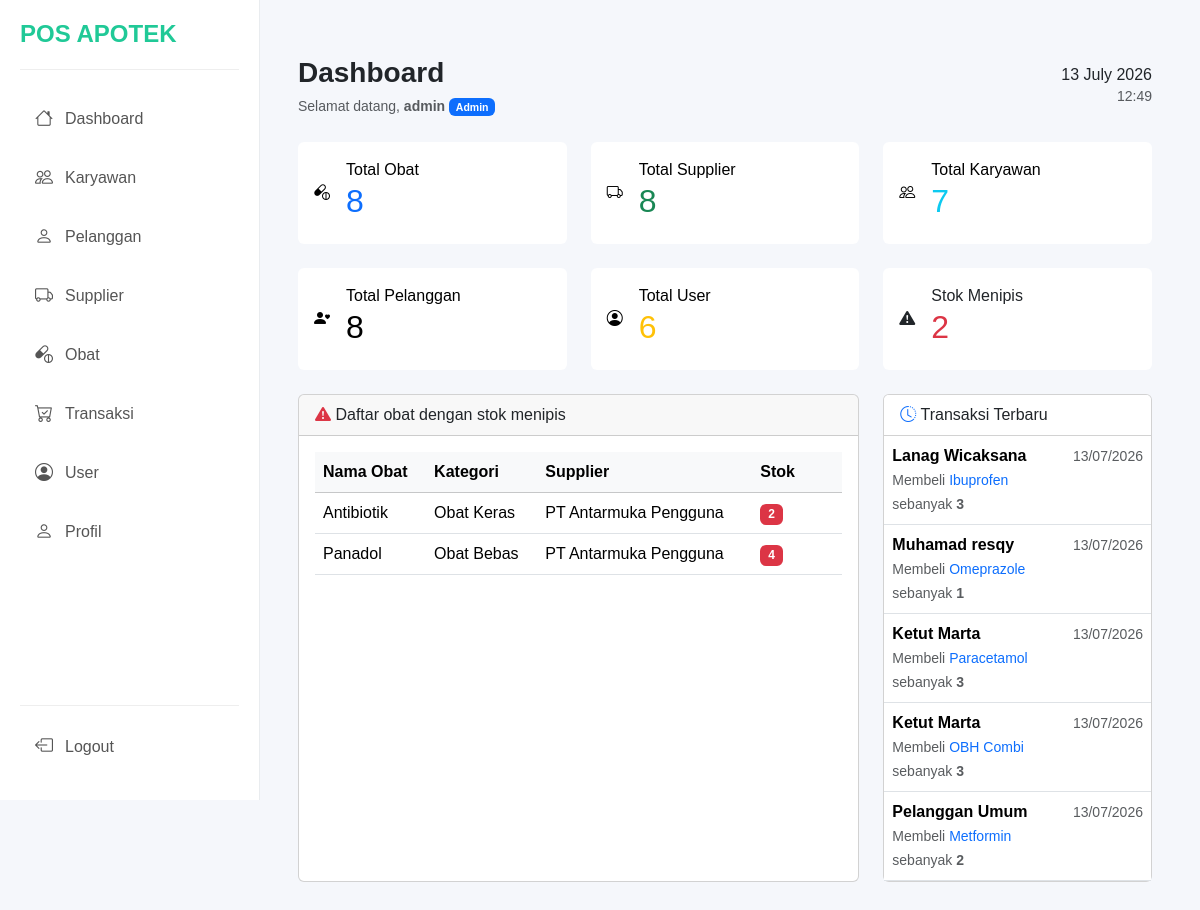
Screenshot of /page/dashboard.php (signed in) with the database file from the repository.
### tables this page shows
CREATE TABLE `obat` (
  `id_obat` char(8) NOT NULL,
  `id_supplier` char(8) NOT NULL,
  `nama_obat` varchar(55) NOT NULL,
  `kategori_obat` enum('Obat Bebas','Obat Keras','Obat Bebas Terbatas','') NOT NULL,
  `stok_obat` int(10) NOT NULL,
  `harga_obat` double NOT NULL
);

CREATE TABLE `supplier` (
  `id_supplier` char(8) NOT NULL,
  `nama_perusahaan` varchar(55) NOT NULL,
  `no_telepon` varchar(15) NOT NULL,
  `alamat` varchar(55) NOT NULL
);

CREATE TABLE `transaksi` (
  `id_transaksi` char(8) NOT NULL,
  `id_pelanggan` char(8) NOT NULL,
  `tgl_transaksi` datetime NOT NULL,
  `kategori_pelanggan` set('Umum','Member') NOT NULL,
  `foto_resep` varchar(55) DEFAULT NULL,
  `total` double NOT NULL,
  `bayar` double NOT NULL,
  `kembalian` double NOT NULL,
  `id_karyawan` char(8) NOT NULL
);

CREATE TABLE `pelanggan` (
  `id_pelanggan` char(8) NOT NULL,
  `nama_pelanggan` varchar(55) NOT NULL,
  `email` varchar(55) NOT NULL,
  `no_telepon` varchar(15) NOT NULL
);

CREATE TABLE `detail_transaksi` (
  `id_detail_transaksi` char(8) NOT NULL,
  `id_transaksi` char(8) NOT NULL,
  `id_obat` char(8) NOT NULL,
  `harga_obat` double NOT NULL,
  `jumlah` int(10) NOT NULL,
  `sub_total` double NOT NULL
);

### class/control.php (called while the page is built, shortened)
<?php
class Control {
    public function isAllowed($allowedRoles) {
        return in_array($_SESSION['role'], $allowedRoles);
    }
}

### config/Database.php (called while the page is built, shortened)
<?php
class Database {
    private $conn;
    private function connect() {
        $host = "localhost";
        $user = "root";
        $pass = "";
        $db   = "pos_apotek";
        $this->conn = new mysqli($host, $user, $pass, $db);
    }
    public function getConnection() {
        return $this->conn;
    }
}
?>

### class/dashboard.php (called while the page is built, shortened)
<?php
require_once '../config/Database.php';
class Dashboard
{
    private $conn;
    public function __construct()
    {
        $this->db = new Database();
        $this->conn = $this->db->getConnection();
    }
    public function totalObat()
    {
        $query = "SELECT COUNT(*) AS total FROM obat";
        $stmt = $this->conn->prepare($query);
        $stmt->execute();
        return $stmt->get_result()->fetch_assoc()['total'];
    }
    public function totalSupplier()
    {
        $query = "SELECT COUNT(*) AS total FROM supplier";
        $stmt = $this->conn->prepare($query);
        $stmt->execute();
        return $stmt->get_result()->fetch_assoc()['total'];
    }
    public function totalUser()
    {
        $query = "SELECT COUNT(*) AS total FROM user";
        $stmt = $this->conn->prepare($query);
        $stmt->execute();
        return $stmt->get_result()->fetch_assoc()['total'];
    }
    public function totalKaryawan()
    {
        $query = "SELECT COUNT(*) AS total FROM karyawan";
        $stmt = $this->conn->prepare($query);
        $stmt->execute();
        return $stmt->get_result()->fetch_assoc()['total'];
    }
    public function totalPelanggan()
    {
        $query = "SELECT COUNT(*) AS total FROM pelanggan";
        $stmt = $this->conn->prepare($query);
        $stmt->execute();
        return $stmt->get_result()->fetch_assoc()['total'];
    }
    public function totalStokMenipis()
    {
        $query = "
            SELECT COUNT(*) AS total
            FROM obat
            WHERE stok_obat < 5
        ";
        $stmt = $this->conn->prepare($query);
        $stmt->execute();
        return $stmt->get_result()->fetch_assoc()['total'];
    }
    public function getStokMenipis()
    {
        $query = "
            SELECT
                obat.nama_obat,
                obat.kategori_obat,
                obat.stok_obat,
                supplier.nama_perusahaan
            FROM obat
            INNER JOIN supplier
                ON obat.id_supplier = supplier.id_supplier
            WHERE stok_obat < 5
            ORDER BY stok_obat ASC
        ";
        $stmt = $this->conn->prepare($query);
        $stmt->execute();
        return $stmt->get_result()->fetch_all(MYSQLI_ASSOC);
    }
    public function aktivitasTerbaru()
    {
        $query = "
        SELECT
            t.id_transaksi,
            t.tgl_transaksi,
            p.nama_pelanggan,
            o.nama_obat,
            dt.jumlah
        FROM transaksi t
        INNER JOIN pelanggan p
            ON t.id_pelanggan = p.id_pelanggan
        INNER JOIN detail_transaksi dt
            ON t.id_transaksi = dt.id_transaksi
        INNER JOIN obat o
            ON dt.id_obat = o.id_obat
        ORDER BY t.tgl_transaksi DESC
        LIMIT 5
    ";
        $stmt = $this->conn->prepare($query);
        $stmt->execute();
        return $stmt->get_result()->fetch_all(MYSQLI_ASSOC);
    }
}

### page/home.php (the view, shortened to what this page needs)
<?php
require_once '../class/dashboard.php';
require_once '../class/control.php';
$control = new Control();
$dashboard = new Dashboard();
$totalObat       = $dashboard->totalObat();
$totalSupplier   = $dashboard->totalSupplier();
$totalUser       = $dashboard->totalUser();
$totalKaryawan   = $dashboard->totalKaryawan();
$totalPelanggan  = $dashboard->totalPelanggan();
$stokMenipis     = $dashboard->totalStokMenipis();
$dataStok = $dashboard->getStokMenipis();
$aktivitas = $dashboard->aktivitasTerbaru();
?>
<div class="container-fluid p-4">
    <div class="d-flex justify-content-between align-items-center mb-4">
        <div>
            <h3 class="fw-bold mb-1">
                Dashboard
            </h3>
            <small class="text-muted">
                Selamat datang,
                <b><?= htmlspecialchars($_SESSION['username']) ?></b>
                <span class="badge bg-primary">
                    <?= ucfirst($_SESSION['role']) ?>
                </span>
            </small>
        </div>
        <div class="text-end">
            <h6 class="mb-0">
                <?= date("d F Y"); ?>
            </h6>
            <small class="text-muted">
                <?= date("H:i"); ?>
            </small>
        </div>
    </div>
    <?php if ($control->isAllowed(['Admin'])) { ?>
        <div class="row g-4 mb-4">
            <div class="col-xl-4 col-md-6">
                <div class="card dashboard-card h-100 border-0">
                    <a href="?page=obat">
                        <div class="card-body d-flex align-items-center">
                            <div class="dashboard-icon bg-obat">
                                <i class="bi bi-capsule-pill"></i>
                            </div>
                            <div class="ms-3">
                                <div class="card-title-dashboard">Total Obat</div>
                                <h2 class="card-value-dashboard text-primary"><?= $totalObat ?></h2>
                            </div>
                        </div>
                    </a>
                </div>
            </div>
            <div class="col-xl-4 col-md-6">
                <div class="card dashboard-card h-100 border-0">
                    <a href="?page=supplier">
                        <div class="card-body d-flex align-items-center">
                            <div class="dashboard-icon bg-supplier">
                                <i class="bi bi-truck"></i>
                            </div>
                            <div class="ms-3">
                                <div class="card-title-dashboard">Total Supplier</div>
                                <h2 class="card-value-dashboard text-success"><?= $totalSupplier ?></h2>
                            </div>
                        </div>
                    </a>
                </div>
            </div>
            <div class="col-xl-4 col-md-6">
                <div class="card dashboard-card h-100 border-0">
                    <a href="?page=karyawan">
                        <div class="card-body d-flex align-items-center">
                            <div class="dashboard-icon bg-karyawan">
                                <i class="bi bi-people"></i>
                            </div>
                            <div class="ms-3">
                                <div class="card-title-dashboard">Total Karyawan</div>
                                <h2 class="card-value-dashboard text-info"><?= $totalKaryawan ?></h2>
                            </div>
                        </div>
                    </a>
                </div>
            </div>
            <div class="col-xl-4 col-md-6">
                <div class="card dashboard-card h-100 border-0">
                    <a href="?page=pelanggan">
                        <div class="card-body d-flex align-items-center">
                            <div class="dashboard-icon bg-pelanggan">
                                <i class="bi bi-person-heart"></i>
                            </div>
                            <div class="ms-3">
                                <div class="card-title-dashboard">Total Pelanggan</div>
                                <h2 class="card-value-dashboard text-purple"><?= $totalPelanggan ?></h2>
                            </div>
                        </div>
                    </a>
                </div>
            </div>
            <div class="col-xl-4 col-md-6">
                <div class="card dashboard-card h-100 border-0">
                    <a href="?page=user">
                        <div class="card-body d-flex align-items-center">
                            <div class="dashboard-icon bg-user">
                                <i class="bi bi-person-circle"></i>
                            </div>
                            <div class="ms-3">
                                <div class="card-title-dashboard">Total User</div>
                                <h2 class="card-value-dashboard text-warning"><?= $totalUser ?></h2>
                            </div>
                        </div>
                    </a>
                </div>
            </div>
            <div class="col-xl-4 col-md-6">
                <div class="card dashboard-card h-100 border-0">
                    <div class="card-body d-flex align-items-center">
                        <div class="dashboard-icon bg-warning-card">
                            <i class="bi bi-exclamation-triangle-fill"></i>
                        </div>
                        <div class="ms-3">
                            <div class="card-title-dashboard">Stok Menipis</div>
                            <h2 class="card-value-dashboard text-danger"><?= $stokMenipis ?></h2>
                        </div>
                    </div>
                </div>
            </div>
        </div>
    <?php } ?>
    <?php if ($control->isAllowed(['Admin', 'Stocker'])) { ?>
        <div class="row">
            <div class="col-lg-8 mb-4">
                <div class="card dashboard-card dashboard-table h-100">
                    <div class="card-header d-flex justify-content-between align-items-center">
                        <span>
                            <i class="bi bi-exclamation-triangle-fill text-danger"></i>
                            Daftar obat dengan stok menipis
                        </span>
                    </div>
                    <div class="card-body">
                        <table class="table table-hover align-middle">
                            <thead class="table-light">
                                <tr>
                                    <th>Nama Obat</th>
                                    <th>Kategori</th>
                                    <th>Supplier</th>
                                    <th width="90">Stok</th>
                                </tr>
                            </thead>
                            <tbody>
                                <?php if (count($dataStok) > 0) { ?>
                                    <?php foreach ($dataStok as $row) { ?>
                                        <tr>
                                            <td><?= htmlspecialchars($row['nama_obat']) ?></td>
                                            <td><?= htmlspecialchars($row['kategori_obat']) ?></td>
                                            <td><?= htmlspecialchars($row['nama_perusahaan']) ?></td>
                                            <td>
                                                <span class="badge bg-danger badge-stok">
                                                    <?= $row['stok_obat'] ?>
                                                </span>
                                            </td>
                                        </tr>
                                    <?php } ?>
                                <?php } ?>
                            </tbody>
                        </table>
                    </div>
                </div>
            </div>
            <?php if ($control->isAllowed(['Admin'])) { ?>
                <div class="col-lg-4 mb-4">
                    <div class="card dashboard-card h-100">
                        <div class="card-header bg-white">
                            <i class="bi bi-clock-history text-primary"></i>
                            Transaksi Terbaru
                        </div>
                        <div class="card-body p-0">
                            <table class="table table-hover mb-0">
                                <tbody>
                                    <?php if (count($aktivitas) > 0) { ?>
                                        <?php foreach ($aktivitas as $row) { ?>
                                            <tr>
                                                <td>
                                                    <strong>
                                                        <?= htmlspecialchars($row['nama_pelanggan']) ?>
                                                    </strong>
                                                    <br>
                                                    <small class="text-muted">
                                                        Membeli
                                                        <span class="text-primary">
                                                            <?= htmlspecialchars($row['nama_obat']) ?>
                                                        </span>
                                                        sebanyak
                                                        <b><?= $row['jumlah'] ?></b>
                                                    </small>
                                                </td>
                                                <td class="text-end">
                                                    <small class="text-muted">
                                                        <?= date("d/m/Y", strtotime($row['tgl_transaksi'])) ?>
                                                    </small>
                                                </td>
                                            </tr>
                                        <?php } ?>
                                    <?php } ?>
                                </tbody>
                            </table>
                        </div>
                    </div>
                </div>
            <?php } ?>
        </div>
    <?php } ?>
</div>

### rows the page displays
obat: nama_obat "Antibiotik", kategori_obat "Obat Keras", id_supplier.nama_perusahaan "PT Antarmuka Pengguna", stok_obat "2"
obat: nama_obat "Panadol", kategori_obat "Obat Bebas", id_supplier.nama_perusahaan "PT Antarmuka Pengguna", stok_obat "4"
transaksi: id_pelanggan.nama_pelanggan "Lanag Wicaksana", obat.nama_obat "Ibuprofen", detail_transaksi.jumlah "3", tgl_transaksi "13/07/2026"
transaksi: id_pelanggan.nama_pelanggan "Muhamad resqy", obat.nama_obat "Omeprazole", detail_transaksi.jumlah "1", tgl_transaksi "13/07/2026"
transaksi: id_pelanggan.nama_pelanggan "Ketut Marta", obat.nama_obat "Paracetamol", detail_transaksi.jumlah "3", tgl_transaksi "13/07/2026", obat.nama_obat "OBH Combi"
transaksi: id_pelanggan.nama_pelanggan "Pelanggan Umum", obat.nama_obat "Metformin", detail_transaksi.jumlah "2", tgl_transaksi "13/07/2026"

### other values shown
$_SESSION['username'] "admin"
$_SESSION['role'] "Admin"
$totalObat "8"
$totalSupplier "8"
$totalKaryawan "7"
$totalPelanggan "8"
$totalUser "6"
$stokMenipis "2"
